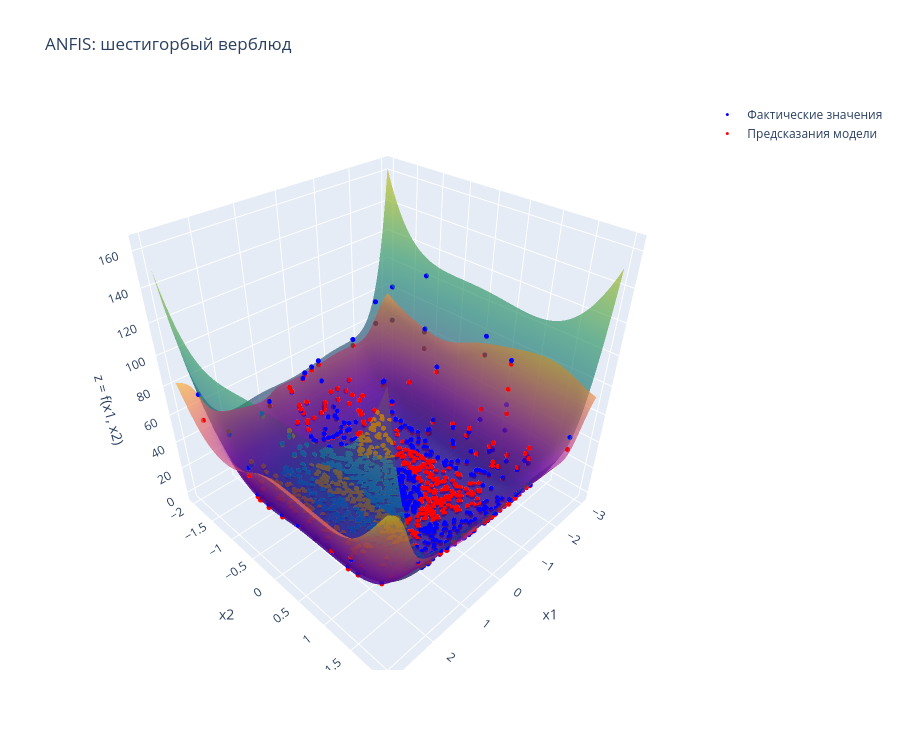

Here is the notebook cell this chart was saved with:
### Code cell
visualize_and_evaluate_3d_model(
    model=fis,
    X_test=X_test_f2,
    y_test=y_test_f2,
    y_pred=y_pred_anfis_f2,
    function=camel_back_6,
    title_name="ANFIS: шестигорбый верблюд"
)

### Figure 1 — Plotly figure (JSON) as saved in the notebook; plotly's stock layout.template omitted (floating-point values rounded to 4 significant figures; data arrays with more than 128 entries replaced by an {"elided": "..."} marker saying what was removed)
{"data": [{"colorscale": [[0.0, "#440154"], [0.1111, "#482878"], [0.2222, "#3e4989"], [0.3333, "#31688e"], [0.4444, "#26828e"], [0.5556, "#1f9e89"], [0.6667, "#35b779"], [0.7778, "#6ece58"], [0.8889, "#b5de2b"], [1.0, "#fde725"]], "name": "Исходная функция", "opacity": 0.65, "showscale": false, "x": {"elided": "80x80 float values"}, "y": {"elided": "80x80 float values"}, "z": {"elided": "80x80 float values"}, "type": "surface"}, {"colorscale": [[0.0, "#0d0887"], [0.1111, "#46039f"], [0.2222, "#7201a8"], [0.3333, "#9c179e"], [0.4444, "#bd3786"], [0.5556, "#d8576b"], [0.6667, "#ed7953"], [0.7778, "#fb9f3a"], [0.8889, "#fdca26"], [1.0, "#f0f921"]], "name": "Аппроксимация модели", "opacity": 0.65, "showscale": false, "x": {"elided": "80x80 float values"}, "y": {"elided": "80x80 float values"}, "z": {"elided": "80x80 float values"}, "type": "surface"}, {"marker": {"color": "blue", "size": 3}, "mode": "markers", "name": "Фактические значения", "x": {"elided": "1200 float values"}, "y": {"elided": "1200 float values"}, "z": {"elided": "1200 float values"}, "type": "scatter3d"}, {"marker": {"color": "red", "size": 3}, "mode": "markers", "name": "Предсказания модели", "x": {"elided": "1200 float values"}, "y": {"elided": "1200 float values"}, "z": {"elided": "1200 float values"}, "type": "scatter3d"}], "layout": {"title": {"text": "ANFIS: шестигорбый верблюд"}, "scene": {"xaxis": {"title": {"text": "x1"}}, "yaxis": {"title": {"text": "x2"}}, "zaxis": {"title": {"text": "z = f(x1, x2)"}}}, "height": 750}}
